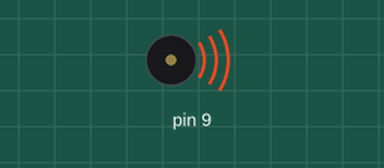
Bench run of a sketch on a simulated Arduino Uno, built with avr-gcc and run on an emulated ATmega328P. On the bench: buzzer (waves = sounding).

Above: at 0.06 s.
At 3.82 s:
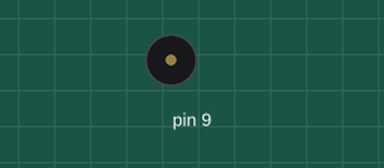
Timing chart, 0 to 4.9 s (numbered marks = the images above):
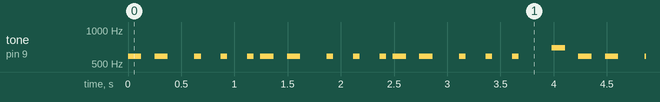

Measured:
- by itself, tone on pin 9: plays 587 Hz for 0.13 s, 587 Hz for 0.13 s, 587 Hz for 0.06 s, 587 Hz for 0.06 s, 587 Hz for 0.06 s, 587 Hz for 0.13 s … (492 notes in this stretch)

The sketch:

SuperMarioSlotMachineSong.ino
```cpp
// Kyle Jiang
// Period 8/9 Even
// Tutorial 2.07 Passive Buzzer
// Learn to play songs on a passive buzzer.
// 1/10/24 - 1/10/24

#include <toneAC.h>

//these variables identify the frequency of each note in a c major scale
int c5 = 523, d5 = 587, e5 = 659, f5 = 698, g5 = 784, a5 = 880, b5 = 988;
int c6 = 1047, d6 = 1175, e6 = 1319, f6 = 1397, g6 = 1568, a6 = 1760, b6 = 1976, c7 = 2093;
int rest = 0;
int note = 0;
int volume = 3;

//array to hold the notes we want the buzzer to play
//notice that the array type is int, because each variable is holding an integer
int melody1[] = {d5, d5,  rest, d5, rest, d5,  rest, d5, d5, d5,  rest, d5,  rest, d5,  rest, d5, d5, d5,  rest, d5,  rest, d5,  rest, d5,  rest, f5, e5
                };
unsigned long delay1[] = {125, 125, 62, 62, 62, 62, 62, 62, 125, 125, 62, 62, 62, 62, 62, 62,125, 125, 62, 62, 62, 62, 62, 62, 125, 125
};

void setup() {}

void loop() {
  if(note >= 26) note = 0;
  playNote(melody1[note], delay1[note]);
  note++;
}

void playNote(int frequency, int delay1){
  toneAC(frequency, volume);
  delay(delay1);
  noToneAC();
  delay(delay1);
}
```
